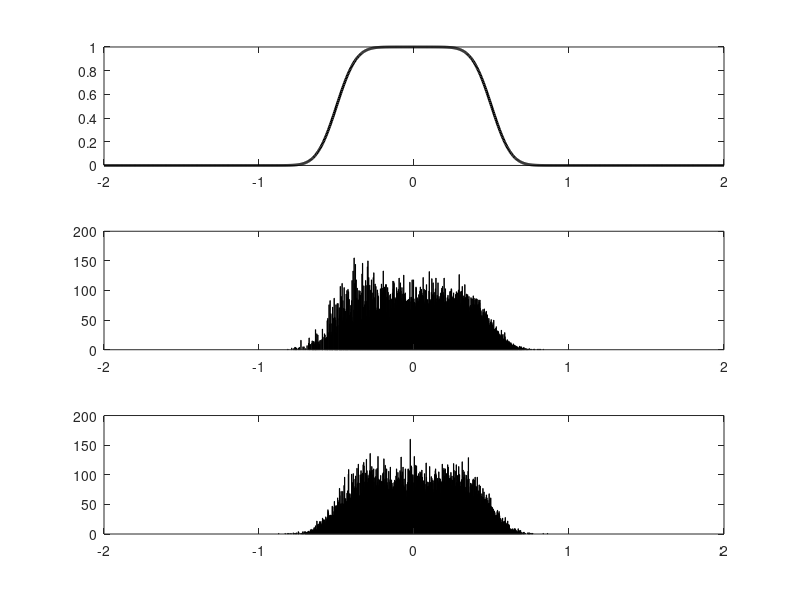

The MATLAB script that drew this image:
clear all;

phibar = -0.5;
Vbar1 = 1/4;
Vbar2 = 1/20;
Vbar3 = 1/100;

% the exact shape (analytical)
theta = linspace(-2,2,1001)';
pi1 = zeros(1001,1);
pi2 = zeros(1001,1);
pi3 = zeros(1001,1);
g1 = zeros(1001,1);
g2 = zeros(1001,1);

for i = 1:1001

    pi1(i) = normcdf((theta(i)-phibar)/sqrt(Vbar1))-normcdf((theta(i)-1-phibar)/sqrt(Vbar1));
    pi2(i) = normcdf((theta(i)-phibar)/sqrt(Vbar2))-normcdf((theta(i)-1-phibar)/sqrt(Vbar2));
    pi3(i) = normcdf((theta(i)-phibar)/sqrt(Vbar3))-normcdf((theta(i)-1-phibar)/sqrt(Vbar3));
    
    g1(i) = normpdf((theta(i)-0.5)/sqrt(0.125));
    g2(i) = normpdf((theta(i)-0.5)/sqrt(0.5));

end

% figure;
% plot(theta,pi1,'r-','LineWidth',2);
% hold on;
% plot(theta,pi2,'b--','LineWidth',2);
% plot(theta,pi3,'g:','LineWidth',2);
% legend('$\bar{V}_{\phi}=1/4$','$\bar{V}_{\phi}=1/20$','$\bar{V}_{\phi}=1/100$','Interpreter','latex');
% 
% figure;
% plot(theta,pi3,'b-','LineWidth',2);
% hold on;
% plot(theta,g1,'r--','LineWidth',2);
% plot(theta,g2,'r:','LineWidth',2);

% % direct sampling
% N = 1000000;
% phi_ds = zeros(N,1);
% theta_ds = zeros(N,1);
% 
% for i = 1:N
%    phi_ds(i) = phibar + sqrt(Vbar1)*randn;
%    theta_ds(i) = phi_ds(i) + rand;
% end
% 
% mean(theta_ds)
% mean(theta_ds.^2)
% % 
% % figure;
% % hist(theta_ds,1000);

% importance sampling
N = 50000;
theta1_is = zeros(N,1);
theta2_is = zeros(N,1);
w1_is = zeros(N,1);
w2_is = zeros(N,1);

for i = 1:N
   theta1_is(i) = 0.5 + sqrt(0.125)*randn;
   theta2_is(i) = 0.5 + sqrt(0.5)*randn;
   f1 = normcdf((theta1_is(i)-phibar)/sqrt(Vbar3))-normcdf((theta1_is(i)-1-phibar)/sqrt(Vbar3));
   f2 = normcdf((theta2_is(i)-phibar)/sqrt(Vbar3))-normcdf((theta2_is(i)-1-phibar)/sqrt(Vbar3));
   g1 = normpdf((theta1_is(i)-0.5)/sqrt(0.125));
   g2 = normpdf((theta2_is(i)-0.5)/sqrt(0.5));
   w1_is(i) = f1/g1;
   w2_is(i) = f2/g2;
end

W1_is = w1_is./sum(w1_is);
W2_is = w2_is./sum(w2_is);
% resampling
theta1_is_resample = randsample(theta1_is,N,true,W1_is);
theta2_is_resample = randsample(theta2_is,N,true,W2_is);

figure;
subplot(311);
plot(theta,pi3,'k-','LineWidth',2);
subplot(312);
hist(theta1_is_resample,1000);
xlim([-2,2]);
subplot(313);
hist(theta2_is_resample,1000);
xlim([-2,2]);
